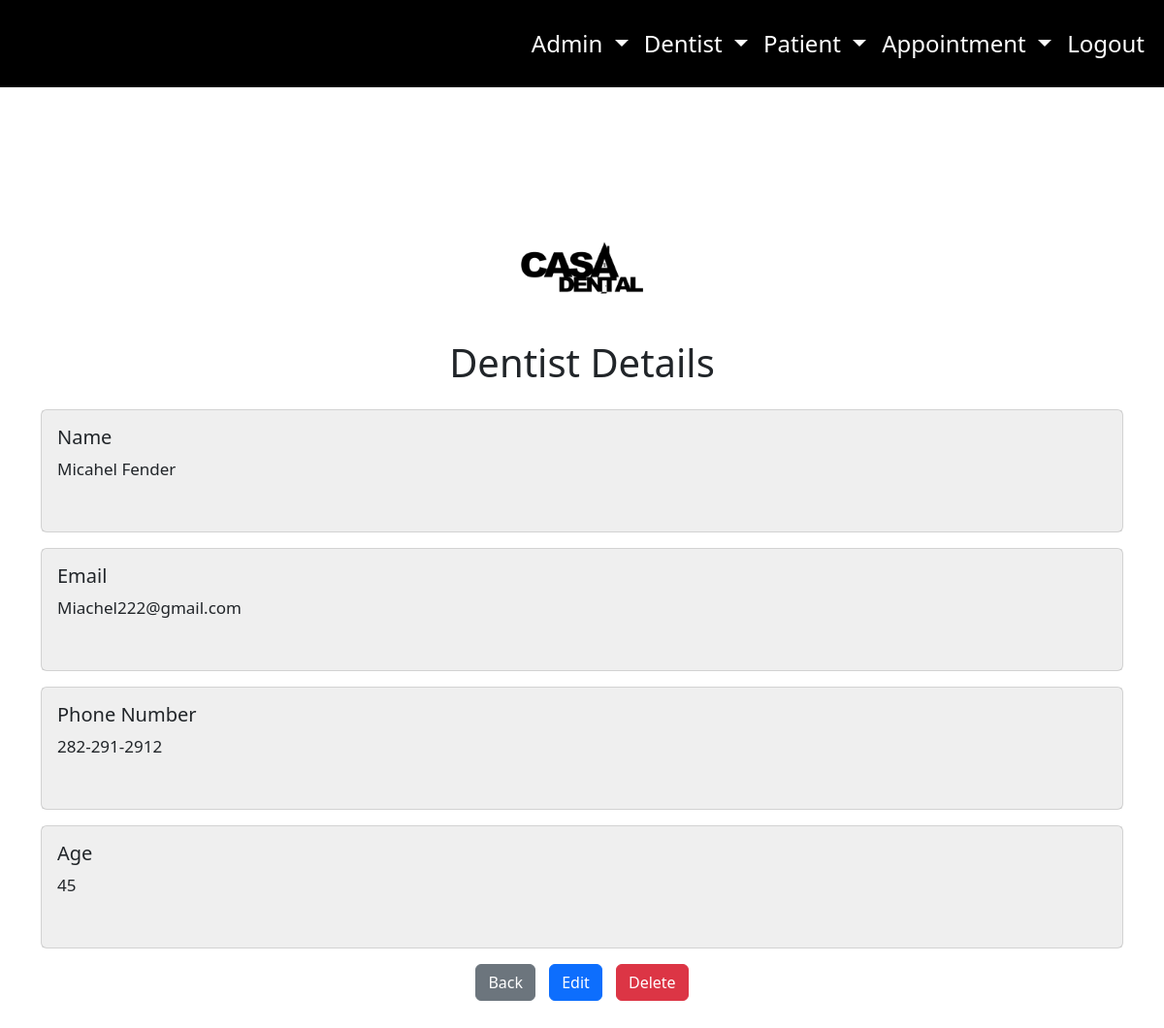
The page /view-dentist/1/ (signed in) on the database its author committed.
### staff/models.py (models this page shows, shortened)
class Dentist(models.Model):
    first_name = models.CharField(max_length=100, null=True, blank=True)
    last_name = models.CharField(max_length=100, null=True, blank=True)
    email = models.CharField(max_length=150, null=True, blank=False)
    phone_number = models.CharField(max_length=100, null=True, blank=False, help_text='eg 240-281-2912')
    age = models.IntegerField(max_length=100,  null=True, blank=False,  help_text='eg.  248-293-2984')

### staff/views.py (the view)
# urls.py: path('view-dentist/<int:pk>/', views.DentistDetailedView.as_view(), name='dentist-detail-page'),
class DentistDetailedView(LoginRequiredMixin, DetailView):
        model = Dentist
        template_name = 'staff/dentist-detail.html'

### staff/templates/staff/dentist-detail.html
{% extends 'staff/index.html' %}
{% load static %}
{% block content %}
    <div class="container mt-5">
        <div class="text-center" style="margin-top: 200px;">
            <div style="width: 150px; height: 150px; border-radius: 50%; overflow: hidden; margin: 0 auto;">
                <img src="{% static 'staff/images/casa1.png' %}" alt="Profile Picture" style="width: 100%; height: 100%; object-fit: cover;">
            </div>
        </div>
        <h1 class="mb-4 text-center">Dentist Details</h1>
        <div class="card mb-3">
            <div class="card-body"style="height:125px">
                <h5 class="card-title">Name</h5>
                <p class="card-text">{{ object.first_name }} {{ object.last_name }}</p>
            </div>
        </div>
        <div class="card mb-3">
            <div class="card-body"style="height:125px">
                <h5 class="card-title">Email</h5>
                <p class="card-text">{{ object.email }}</p>
            </div>
        </div>
        <div class="card mb-3">
            <div class="card-body"style="height:125px">
                <h5 class="card-title">Phone Number</h5>
                <p class="card-text">{{ object.phone_number }}</p>
            </div>
        </div>
        <div class="card mb-3">
            <div class="card-body"style="height:125px">
                <h5 class="card-title">Age</h5>
                <p class="card-text">{{ object.age }}</p>
            </div>
        </div>
        <div class="text-center">
            <a href="{% url 'dentist-list-page' %}" class="btn btn-secondary" style="margin-right: 10px;">Back</a>
            <a href="{% url 'dentist-update-page' object.id %}" class="btn btn-primary" style="margin-right: 10px;">Edit</a>
            <a href="{%  url 'dentist-delete-page' object.id %}" class="btn btn-danger">Delete</a>
        </div>
    </div>
{% endblock content%}

### staff/static/staff/main.css (style rules this page uses)
body { margin: 0; padding: 0; overflow-x: hidden; margin-bottom: 3000px; background-color: red; }
h1 { font-size: 100px; }
.card { transition: transform 0.2s ease-in-out; font-size: 17px; }
.card-body { height: 200px; overflow: hidden; background-color: rgba(173, 173, 173, 0.201); }
body { margin: 0; }

### rows shown on the page
Dentist: first_name "Micahel", last_name "Fender", email "Miachel222@gmail.com", phone_number "282-291-2912", age "45"
